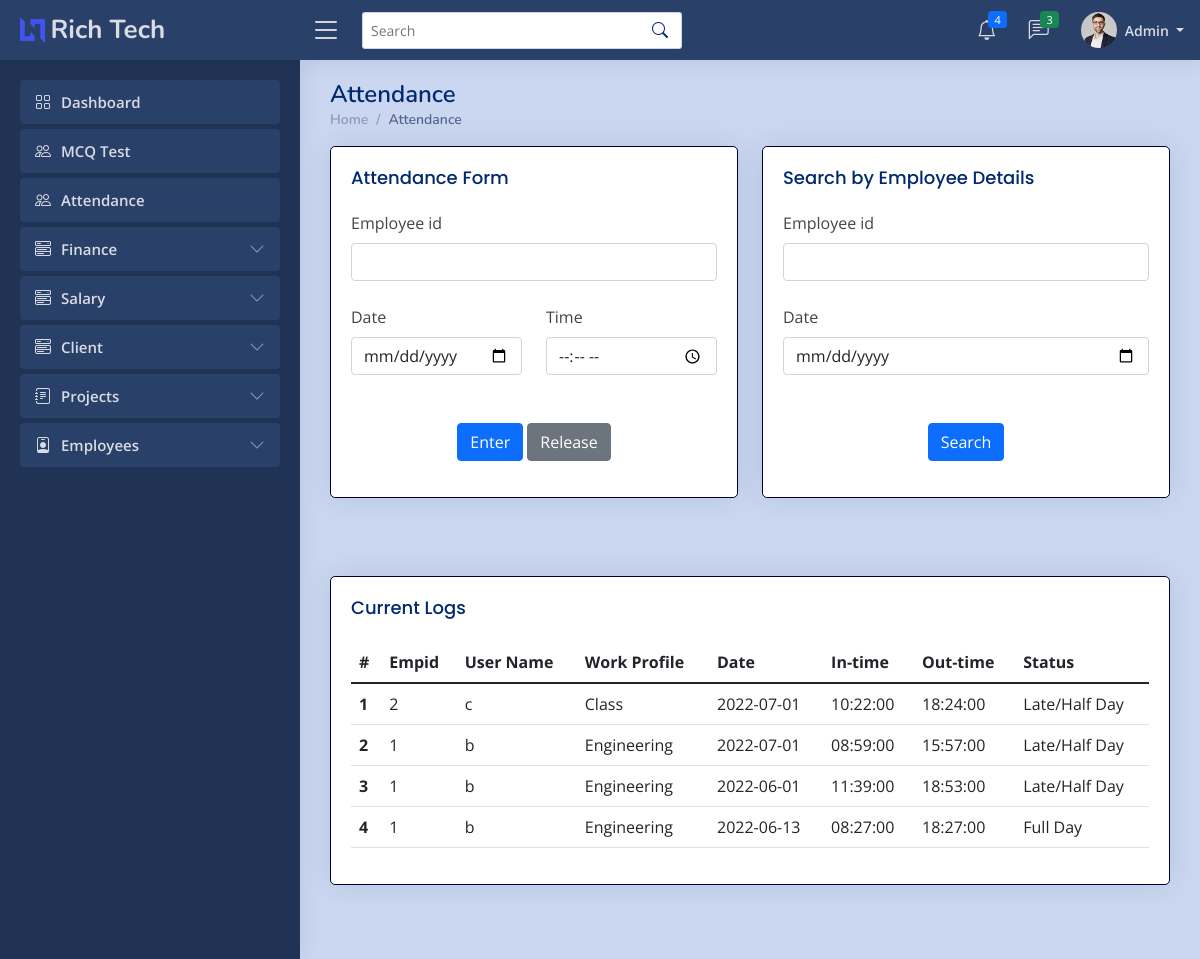
The page /admin/attendance.php (signed in) on the database as committed earlier.
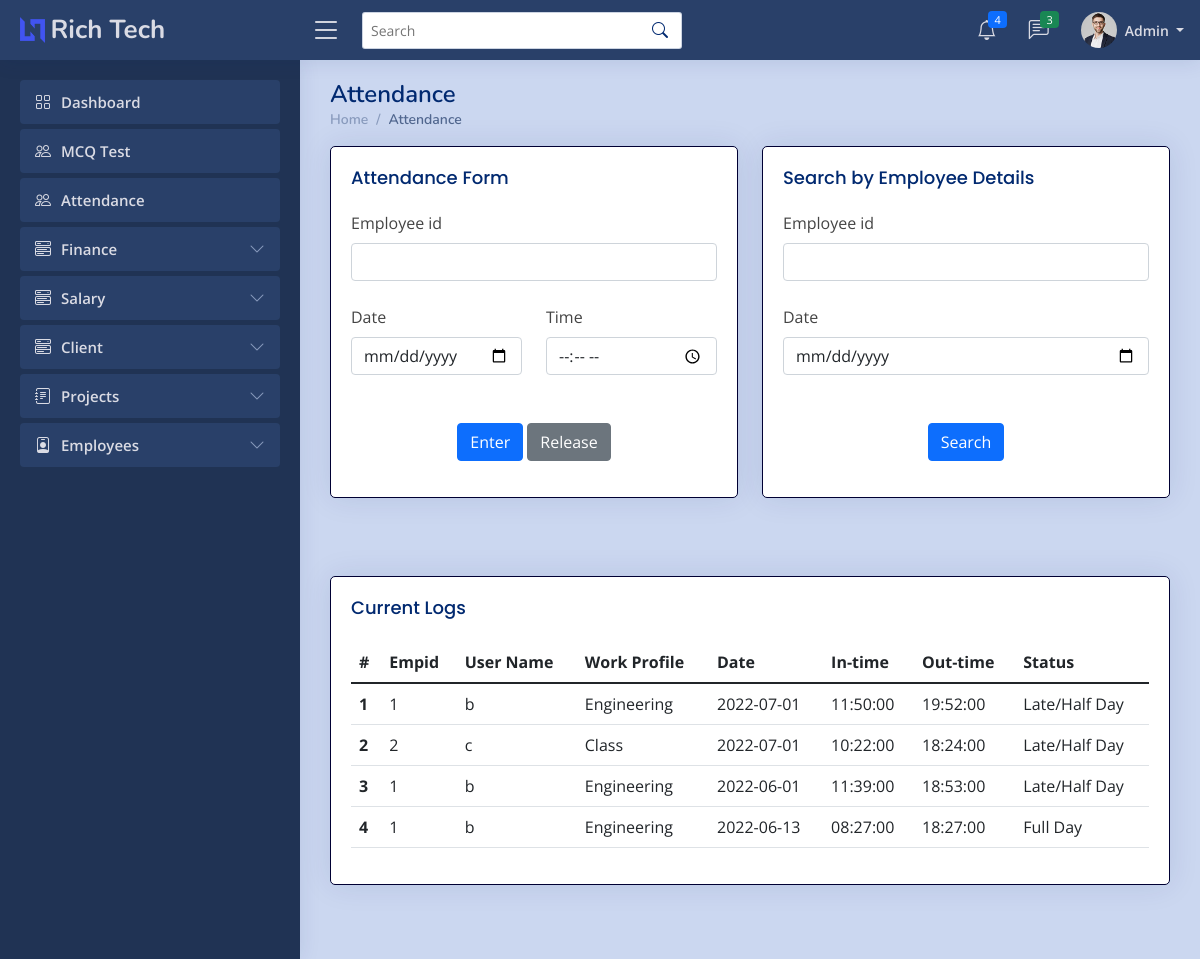
The same page on the database as committed later.
### tables this page shows
CREATE TABLE `attendancet` (
  `Id` int(7) NOT NULL,
  `uname` varchar(255) NOT NULL,
  `empid` varchar(255) NOT NULL,
  `ddate` date NOT NULL,
  `intime` time NOT NULL,
  `outtime` time DEFAULT NULL,
  `fullday` text DEFAULT NULL
);

CREATE TABLE `empt` (
  `Id` int(7) NOT NULL,
  `uname` varchar(255) NOT NULL,
  `empid` varchar(255) NOT NULL,
  `ename` varchar(255) NOT NULL,
  `deptname` varchar(255) NOT NULL,
  `email` varchar(255) NOT NULL,
  `mobile` varchar(14) NOT NULL,
  `dob` datetime NOT NULL,
  `eaddress` varchar(255) NOT NULL,
  `pphoto` longblob NOT NULL,
  `cv` longblob NOT NULL,
  `bio` longtext NOT NULL,
  `github` varchar(255) NOT NULL,
  `twitter` varchar(255) NOT NULL,
  `insta` varchar(255) NOT NULL,
  `linkedin` varchar(255) NOT NULL,
  `wstatus` varchar(20) NOT NULL
);

### admin/attendance.php (the view, shortened to what the changed rows need)
<?php
    if ($_SESSION['erole']=="admin"){
    ?>
<!DOCTYPE html>
<html lang="en">
    <head>
        <link href="../assets/vendor/bootstrap/css/bootstrap.min.css" rel="stylesheet">
        <link rel="stylesheet" href="../assets/vendor/bootstrap-icons/bootstrap-icons.css?v=<?php echo time(); ?>">
        <link href="../assets/vendor/boxicons/css/boxicons.min.css" rel="stylesheet">
        <link href="../assets/vendor/quill/quill.snow.css" rel="stylesheet">
        <link href="../assets/vendor/quill/quill.bubble.css" rel="stylesheet">
        <link href="../assets/vendor/remixicon/remixicon.css" rel="stylesheet">
        <link href="../assets/vendor/simple-datatables/style.css" rel="stylesheet">
        <link rel="stylesheet" href="../assets/css/style.css?v=<?php echo time(); ?>">
    </head>
    <body>
        <main id="main" class="main">
        <div class="pagetitle">
                <h1>Attendance</h1>
            </div>
            <br>
            <br>
            <section class="section dashboard">
                <div class="row">
                    <div class="col-md-12">
                        <div class="card">
                            <div class="card-body">
                                <?php
                                    include '../imports/config.php';
                                    $conn=mysqli_connect($server_name,$username,$password,$database_name);
                                    if(isset($_POST['searchattendance']) ){
                                        $empid=$_POST['empid'];
                                        $date=$_POST['date'];
                                        if ($date !="") {
                                            $sql="SELECT * FROM attendancet WHERE empid='$empid' AND ddate='$date' ORDER BY Id DESC";
                                            $records=mysqli_query($conn,$sql);
                                        }else{
                                            $sql="SELECT * FROM attendancet WHERE empid='$empid' ORDER BY Id DESC";
                                            $records=mysqli_query($conn,$sql);
                                        }
                                        if(mysqli_num_rows($records)>0){
                                            $n=1;
                                            echo '<div class="table-responsive">';
                                            echo '<table class="table datatable">';
                                                echo '<thead class="thead-dark">';
                                                    echo '<tr>';
                                                    echo '<th scope="col">#</th>';
                                                    echo '<th scope="col">Empid</th>';
                                                    echo '<th scope="col">User Name</th>';
                                                    echo '<th scope="col">Work-Profile</th>';
                                                    echo '<th scope="col">Date</th>';
                                                    echo '<th scope="col">In-time</th>';
                                                    echo '<th scope="col">Out-time</th>';
                                                    echo '<th scope="col">Status</th>';
                                                    echo '</tr>';
                                                echo '</thead>';
                                                echo '<tbody>';
                                                while($data = mysqli_fetch_array($records)){
                                                    $empid=$data['empid'];
                                                    $ename=$data['uname'];
                                                    $ddate=$data['ddate'];
                                                    $mysql = "SELECT bio from empt where empid='$empid'";
                                                    $result2 = mysqli_query($conn, $mysql);
                                                    $row2 = mysqli_fetch_assoc($result2);
                                                    $bio = $row2['bio'];
                                                    $intime=$data['intime'];
                                                    $outtime=$data['outtime'];
                                                    if ($outtime=="") {
                                                        $outtime="Working";
                                                    }
                                                    $status=$data['fullday'];
                                                    if ($status=="True") {
                                                        $status="Full Day";
                                                    }
                                                    elseif ($status=="False" && $outtime=="Working") {
                                                        $status="";
                                                    }
                                                    else{
                                                        $status="Late/Half Day";
                                                    }
                                                    echo '<tr>
                                                            <th scope="row">'.$n.'</th>
                                                            <td>'.$empid.'</td>
                                                            <td>'.$ename.'</td>
                                                            <td>'.$bio.'</td>
                                                            <td>'.$ddate.'</td>
                                                            <td>'.$intime.'</td>
                                                            <td>'.$outtime.'</td>
                                                            <td>'.$status.'</td>
                                                            </tr>';
                                                    $n+=1;
                                                }
                                                echo '</tbody>
                                        </table>';
                                        echo '</div>';
                                        }
                                        else{
                                            echo "No data found";
                                        }
                                    }else{
                                        $sql_query = "SELECT * from attendancet ORDER BY Id DESC";
                                        $records = mysqli_query($conn, $sql_query);
                                        $n=1;
                                        echo '<div class="table-responsive">';
                                        echo '<table class="table datatable">';
                                            echo '<thead class="thead-dark">';
                                                echo '<tr>';
                                                echo '<th scope="col">#</th>';
                                                echo '<th scope="col">Empid</th>';
                                                echo '<th scope="col">User Name</th>';
                                                echo '<th scope="col">Work Profile</th>';
                                                echo '<th scope="col">Date</th>';
                                                echo '<th scope="col">In-time</th>';
                                                echo '<th scope="col">Out-time</th>';
                                                echo '<th scope="col">Status</th>';
                                                echo '</tr>';
                                            echo '</thead>';
                                            echo '<tbody>';
                                            while($data = mysqli_fetch_array($records)){
                                                $empid=$data['empid'];
                                                $ename=$data['uname'];
                                                $ddate=$data['ddate'];
                                                $mysql = "SELECT bio from empt where empid='$empid'";
                                                $result2 = mysqli_query($conn, $mysql);
                                                $row2 = mysqli_fetch_assoc($result2);
                                                $bio = $row2['bio'];
                                                $intime=$data['intime'];
                                                $outtime=$data['outtime'];
                                                $status=$data['fullday'];
                                                if ($status=="True") {
                                                    $status="Full Day";
                                                }
                                                elseif ($status=="False" && $outtime=="Working") {
                                                    $status="";
                                                }
                                                else{
                                                    $status="Late/Half Day";
                                                }
                                                echo '<tr>
                                                        <th scope="row">'.$n.'</th>
                                                        <td>'.$empid.'</td>
                                                        <td>'.$ename.'</td>
                                                        <td>'.$bio.'</td>
                                                        <td>'.$ddate.'</td>
                                                        <td>'.$intime.'</td>
                                                        <td>'.$outtime.'</td>
                                                        <td>'.$status.'</td>
                                                        </tr>';
                                                $n+=1;
                                            }
                                            echo '</tbody>
                                            </table>';
                                            echo '</div>';
                                        }
                                    ?>
                            </div>
                        </div>
                    </div>
                </div>
            </section>
        </main>
    </body>
</html>
<?php
    }
    else{
    ob_start();
    header('Location: '.'../index.php');
    ob_end_flush();
    die();
    }
    ?>

Rows that differ between the two databases and show on the page:
removed attendancet: empid "1", uname "b", empt.bio "Engineering", ddate "2022-07-01", intime "08:59:00", outtime "15:57:00", status "Late/Half Day"
added attendancet: empid "1", uname "b", empt.bio "Engineering", ddate "2022-07-01", intime "11:50:00", outtime "19:52:00", status "Late/Half Day"
